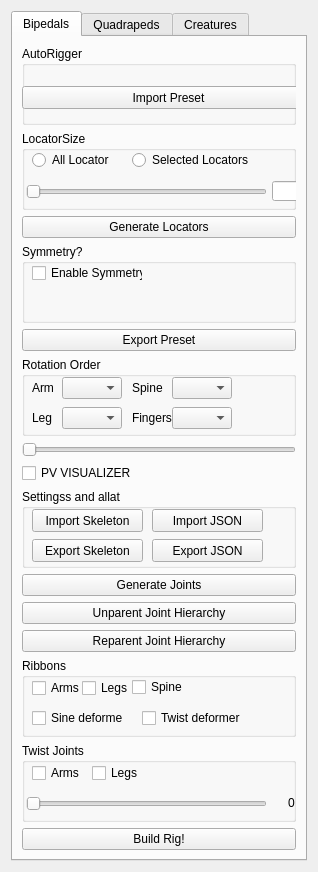
<?xml version="1.0" encoding="UTF-8"?>
<ui version="4.0">
 <class>Form</class>
 <widget class="QWidget" name="Form">
  <property name="geometry">
   <rect>
    <x>0</x>
    <y>0</y>
    <width>318</width>
    <height>872</height>
   </rect>
  </property>
  <property name="windowTitle">
   <string>Form</string>
  </property>
  <layout class="QVBoxLayout" name="verticalLayout">
   <item>
    <widget class="QTabWidget" name="Rig_categories">
     <property name="autoFillBackground">
      <bool>true</bool>
     </property>
     <property name="locale">
      <locale language="English" country="UnitedStates"/>
     </property>
     <property name="currentIndex">
      <number>0</number>
     </property>
     <widget class="QWidget" name="Bipedal_category">
      <attribute name="title">
       <string>Bipedals</string>
      </attribute>
      <layout class="QGridLayout" name="gridLayout">
       <item row="22" column="0">
        <widget class="QGroupBox" name="groupBox">
         <property name="title">
          <string>Ribbons</string>
         </property>
         <widget class="QCheckBox" name="checkBox_3">
          <property name="geometry">
           <rect>
            <x>10</x>
            <y>20</y>
            <width>51</width>
            <height>20</height>
           </rect>
          </property>
          <property name="text">
           <string>Arms</string>
          </property>
         </widget>
         <widget class="QCheckBox" name="checkBox_5">
          <property name="geometry">
           <rect>
            <x>60</x>
            <y>20</y>
            <width>51</width>
            <height>20</height>
           </rect>
          </property>
          <property name="text">
           <string>Legs</string>
          </property>
         </widget>
         <widget class="QCheckBox" name="checkBox_6">
          <property name="geometry">
           <rect>
            <x>110</x>
            <y>20</y>
            <width>51</width>
            <height>18</height>
           </rect>
          </property>
          <property name="text">
           <string>Spine</string>
          </property>
         </widget>
         <widget class="QCheckBox" name="checkBox_7">
          <property name="geometry">
           <rect>
            <x>120</x>
            <y>50</y>
            <width>111</width>
            <height>20</height>
           </rect>
          </property>
          <property name="text">
           <string>Twist deformer</string>
          </property>
         </widget>
         <widget class="QCheckBox" name="checkBox_9">
          <property name="geometry">
           <rect>
            <x>10</x>
            <y>50</y>
            <width>91</width>
            <height>20</height>
           </rect>
          </property>
          <property name="text">
           <string>Sine deformer</string>
          </property>
         </widget>
        </widget>
       </item>
       <item row="2" column="0">
        <widget class="QGroupBox" name="groupBox_2">
         <property name="title">
          <string>LocatorSize</string>
         </property>
         <widget class="QRadioButton" name="radioButton_3">
          <property name="geometry">
           <rect>
            <x>10</x>
            <y>20</y>
            <width>77</width>
            <height>18</height>
           </rect>
          </property>
          <property name="text">
           <string>All Locators</string>
          </property>
         </widget>
         <widget class="QRadioButton" name="radioButton_4">
          <property name="geometry">
           <rect>
            <x>110</x>
            <y>20</y>
            <width>121</width>
            <height>18</height>
           </rect>
          </property>
          <property name="text">
           <string>Selected Locators</string>
          </property>
         </widget>
         <widget class="QSlider" name="horizontalSlider_7">
          <property name="geometry">
           <rect>
            <x>4</x>
            <y>50</y>
            <width>241</width>
            <height>22</height>
           </rect>
          </property>
          <property name="minimum">
           <number>3</number>
          </property>
          <property name="maximum">
           <number>16</number>
          </property>
          <property name="singleStep">
           <number>2</number>
          </property>
          <property name="orientation">
           <enum>Qt::Horizontal</enum>
          </property>
         </widget>
         <widget class="QLineEdit" name="lineEdit">
          <property name="geometry">
           <rect>
            <x>250</x>
            <y>50</y>
            <width>31</width>
            <height>20</height>
           </rect>
          </property>
         </widget>
        </widget>
       </item>
       <item row="24" column="0">
        <widget class="QGroupBox" name="groupBox_3">
         <property name="title">
          <string>Twist Joints</string>
         </property>
         <widget class="QCheckBox" name="checkBox_10">
          <property name="geometry">
           <rect>
            <x>10</x>
            <y>20</y>
            <width>51</width>
            <height>20</height>
           </rect>
          </property>
          <property name="text">
           <string>Arms</string>
          </property>
         </widget>
         <widget class="QCheckBox" name="checkBox_11">
          <property name="geometry">
           <rect>
            <x>70</x>
            <y>20</y>
            <width>51</width>
            <height>20</height>
           </rect>
          </property>
          <property name="text">
           <string>Legs</string>
          </property>
         </widget>
         <widget class="QSlider" name="horizontalSlider_6">
          <property name="geometry">
           <rect>
            <x>4</x>
            <y>50</y>
            <width>241</width>
            <height>22</height>
           </rect>
          </property>
          <property name="minimum">
           <number>3</number>
          </property>
          <property name="maximum">
           <number>16</number>
          </property>
          <property name="singleStep">
           <number>2</number>
          </property>
          <property name="orientation">
           <enum>Qt::Horizontal</enum>
          </property>
         </widget>
         <widget class="QLabel" name="TwistJoint_Number">
          <property name="geometry">
           <rect>
            <x>250</x>
            <y>50</y>
            <width>41</width>
            <height>20</height>
           </rect>
          </property>
          <property name="layoutDirection">
           <enum>Qt::LeftToRight</enum>
          </property>
          <property name="text">
           <string>0</string>
          </property>
          <property name="textFormat">
           <enum>Qt::AutoText</enum>
          </property>
          <property name="indent">
           <number>16</number>
          </property>
         </widget>
        </widget>
       </item>
       <item row="8" column="0">
        <widget class="QGroupBox" name="groupBox_4">
         <property name="title">
          <string>Symmetry?</string>
         </property>
         <widget class="QCheckBox" name="LocatorSymmetry_Bipedal">
          <property name="geometry">
           <rect>
            <x>10</x>
            <y>20</y>
            <width>111</width>
            <height>18</height>
           </rect>
          </property>
          <property name="text">
           <string>Enable Symmetry</string>
          </property>
         </widget>
        </widget>
       </item>
       <item row="10" column="0">
        <widget class="QPushButton" name="ExportPreset_Locators_Bipedal">
         <property name="text">
          <string>Export Preset</string>
         </property>
        </widget>
       </item>
       <item row="7" column="0">
        <widget class="QPushButton" name="GenerateLocators_Bipedal">
         <property name="text">
          <string>Generate Locators</string>
         </property>
        </widget>
       </item>
       <item row="15" column="0">
        <widget class="QCheckBox" name="checkBox_8">
         <property name="text">
          <string>PV VISUALIZER</string>
         </property>
        </widget>
       </item>
       <item row="17" column="0">
        <widget class="QPushButton" name="GenerateJoints_Bipedal">
         <property name="text">
          <string>Generate Joints</string>
         </property>
        </widget>
       </item>
       <item row="18" column="0">
        <widget class="QPushButton" name="UnparentJointHierarchy_Bipedal">
         <property name="text">
          <string>Unparent Joint Hierarchy</string>
         </property>
        </widget>
       </item>
       <item row="12" column="0">
        <widget class="QSlider" name="horizontalSlider_3">
         <property name="minimum">
          <number>3</number>
         </property>
         <property name="maximum">
          <number>16</number>
         </property>
         <property name="singleStep">
          <number>2</number>
         </property>
         <property name="orientation">
          <enum>Qt::Horizontal</enum>
         </property>
        </widget>
       </item>
       <item row="25" column="0">
        <widget class="QPushButton" name="buildRigButton">
         <property name="text">
          <string>Build Rig!</string>
         </property>
        </widget>
       </item>
       <item row="20" column="0">
        <widget class="QPushButton" name="ReparentJointHierarchy_Bipedal">
         <property name="text">
          <string>Reparent Joint Hierarchy</string>
         </property>
        </widget>
       </item>
       <item row="11" column="0">
        <widget class="QGroupBox" name="groupBox_5">
         <property name="title">
          <string>Rotation Order</string>
         </property>
         <widget class="QComboBox" name="comboBox">
          <property name="geometry">
           <rect>
            <x>40</x>
            <y>20</y>
            <width>60</width>
            <height>22</height>
           </rect>
          </property>
         </widget>
         <widget class="QLabel" name="label_2">
          <property name="geometry">
           <rect>
            <x>10</x>
            <y>20</y>
            <width>51</width>
            <height>21</height>
           </rect>
          </property>
          <property name="text">
           <string>Arm</string>
          </property>
         </widget>
         <widget class="QComboBox" name="comboBox_2">
          <property name="geometry">
           <rect>
            <x>40</x>
            <y>50</y>
            <width>60</width>
            <height>22</height>
           </rect>
          </property>
         </widget>
         <widget class="QLabel" name="label_3">
          <property name="geometry">
           <rect>
            <x>10</x>
            <y>50</y>
            <width>51</width>
            <height>21</height>
           </rect>
          </property>
          <property name="text">
           <string>Leg</string>
          </property>
         </widget>
         <widget class="QComboBox" name="comboBox_3">
          <property name="geometry">
           <rect>
            <x>150</x>
            <y>20</y>
            <width>60</width>
            <height>22</height>
           </rect>
          </property>
         </widget>
         <widget class="QLabel" name="label_6">
          <property name="geometry">
           <rect>
            <x>110</x>
            <y>20</y>
            <width>51</width>
            <height>21</height>
           </rect>
          </property>
          <property name="text">
           <string>Spine</string>
          </property>
         </widget>
         <widget class="QComboBox" name="comboBox_4">
          <property name="geometry">
           <rect>
            <x>150</x>
            <y>50</y>
            <width>60</width>
            <height>22</height>
           </rect>
          </property>
         </widget>
         <widget class="QLabel" name="label_7">
          <property name="geometry">
           <rect>
            <x>110</x>
            <y>50</y>
            <width>51</width>
            <height>21</height>
           </rect>
          </property>
          <property name="text">
           <string>Fingers</string>
          </property>
         </widget>
        </widget>
       </item>
       <item row="0" column="0">
        <widget class="QGroupBox" name="groupBox_6">
         <property name="title">
          <string>AutoRigger</string>
         </property>
         <widget class="QPushButton" name="ImportPreset_Locators">
          <property name="geometry">
           <rect>
            <x>0</x>
            <y>40</y>
            <width>293</width>
            <height>23</height>
           </rect>
          </property>
          <property name="text">
           <string>Import Preset</string>
          </property>
         </widget>
        </widget>
       </item>
       <item row="16" column="0">
        <widget class="QGroupBox" name="groupBox_7">
         <property name="title">
          <string>Settingss and allat</string>
         </property>
         <widget class="QPushButton" name="ExportJSON_Button_3">
          <property name="geometry">
           <rect>
            <x>10</x>
            <y>50</y>
            <width>111</width>
            <height>23</height>
           </rect>
          </property>
          <property name="text">
           <string>Export Skeleton</string>
          </property>
         </widget>
         <widget class="QPushButton" name="ImportJSON_Button_3">
          <property name="geometry">
           <rect>
            <x>10</x>
            <y>20</y>
            <width>111</width>
            <height>23</height>
           </rect>
          </property>
          <property name="text">
           <string>Import Skeleton</string>
          </property>
         </widget>
         <widget class="QPushButton" name="ImportJSON_Button_5">
          <property name="geometry">
           <rect>
            <x>130</x>
            <y>20</y>
            <width>111</width>
            <height>23</height>
           </rect>
          </property>
          <property name="text">
           <string>Import JSON</string>
          </property>
         </widget>
         <widget class="QPushButton" name="ExportJSON_Button_5">
          <property name="geometry">
           <rect>
            <x>130</x>
            <y>50</y>
            <width>111</width>
            <height>23</height>
           </rect>
          </property>
          <property name="text">
           <string>Export JSON</string>
          </property>
         </widget>
        </widget>
       </item>
      </layout>
     </widget>
     <widget class="QWidget" name="Quadraped_category">
      <attribute name="title">
       <string>Quadrapeds</string>
      </attribute>
      <widget class="QCheckBox" name="checkBox">
       <property name="geometry">
        <rect>
         <x>40</x>
         <y>340</y>
         <width>91</width>
         <height>31</height>
        </rect>
       </property>
       <property name="text">
        <string>CheckBox</string>
       </property>
      </widget>
      <widget class="QPushButton" name="pushButton">
       <property name="geometry">
        <rect>
         <x>440</x>
         <y>220</y>
         <width>131</width>
         <height>41</height>
        </rect>
       </property>
       <property name="text">
        <string>Generate Locators</string>
       </property>
      </widget>
      <widget class="QSlider" name="horizontalSlider">
       <property name="geometry">
        <rect>
         <x>180</x>
         <y>60</y>
         <width>351</width>
         <height>16</height>
        </rect>
       </property>
       <property name="minimum">
        <number>3</number>
       </property>
       <property name="maximum">
        <number>16</number>
       </property>
       <property name="singleStep">
        <number>2</number>
       </property>
       <property name="orientation">
        <enum>Qt::Horizontal</enum>
       </property>
      </widget>
      <widget class="QPushButton" name="ImportJSON_Button">
       <property name="geometry">
        <rect>
         <x>310</x>
         <y>270</y>
         <width>141</width>
         <height>41</height>
        </rect>
       </property>
       <property name="text">
        <string>Import JSON</string>
       </property>
      </widget>
      <widget class="QPushButton" name="ExportJSON_Button">
       <property name="geometry">
        <rect>
         <x>170</x>
         <y>270</y>
         <width>141</width>
         <height>41</height>
        </rect>
       </property>
       <property name="text">
        <string>Export JSON</string>
       </property>
      </widget>
      <widget class="QLabel" name="label">
       <property name="geometry">
        <rect>
         <x>10</x>
         <y>50</y>
         <width>171</width>
         <height>41</height>
        </rect>
       </property>
       <property name="text">
        <string>How many Spine joints? </string>
       </property>
      </widget>
     </widget>
     <widget class="QWidget" name="Creatures_category">
      <attribute name="title">
       <string>Creatures</string>
      </attribute>
      <widget class="QPushButton" name="ImportJSON_Button_4">
       <property name="geometry">
        <rect>
         <x>310</x>
         <y>340</y>
         <width>141</width>
         <height>41</height>
        </rect>
       </property>
       <property name="text">
        <string>Import JSON</string>
       </property>
      </widget>
      <widget class="QLabel" name="label_4">
       <property name="geometry">
        <rect>
         <x>10</x>
         <y>120</y>
         <width>171</width>
         <height>41</height>
        </rect>
       </property>
       <property name="text">
        <string>How many Spine joints? </string>
       </property>
      </widget>
      <widget class="QPushButton" name="ExportJSON_Button_4">
       <property name="geometry">
        <rect>
         <x>170</x>
         <y>340</y>
         <width>141</width>
         <height>41</height>
        </rect>
       </property>
       <property name="text">
        <string>Export JSON</string>
       </property>
      </widget>
      <widget class="QCheckBox" name="checkBox_4">
       <property name="geometry">
        <rect>
         <x>40</x>
         <y>410</y>
         <width>91</width>
         <height>31</height>
        </rect>
       </property>
       <property name="text">
        <string>CheckBox</string>
       </property>
      </widget>
      <widget class="QPushButton" name="pushButton_4">
       <property name="geometry">
        <rect>
         <x>440</x>
         <y>290</y>
         <width>131</width>
         <height>41</height>
        </rect>
       </property>
       <property name="text">
        <string>Generate Locators</string>
       </property>
      </widget>
      <widget class="QSlider" name="horizontalSlider_4">
       <property name="geometry">
        <rect>
         <x>180</x>
         <y>130</y>
         <width>351</width>
         <height>16</height>
        </rect>
       </property>
       <property name="minimum">
        <number>3</number>
       </property>
       <property name="maximum">
        <number>16</number>
       </property>
       <property name="singleStep">
        <number>2</number>
       </property>
       <property name="orientation">
        <enum>Qt::Horizontal</enum>
       </property>
      </widget>
     </widget>
    </widget>
   </item>
  </layout>
 </widget>
 <resources/>
 <connections/>
</ui>
